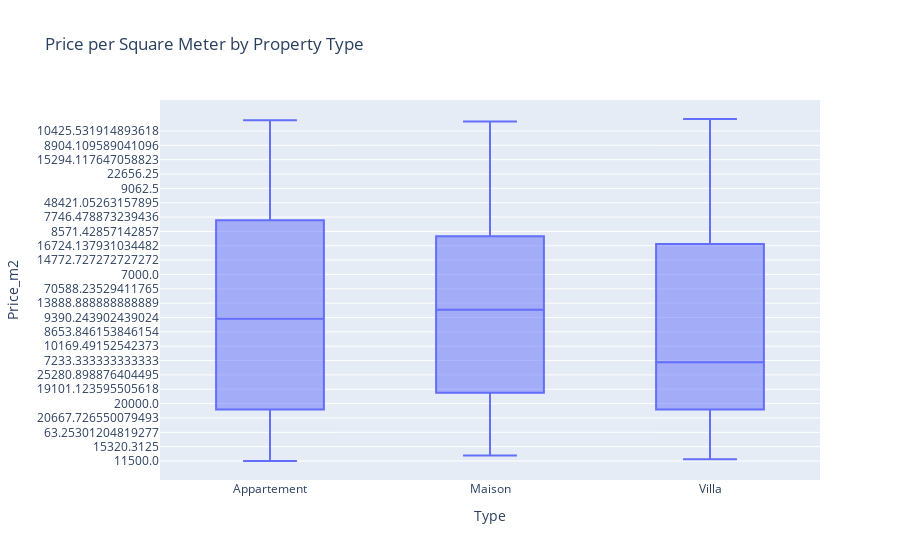

The notebook cell saved with this chart:
### Code cell
px.box(data1, x='Type', y='Price_m2', title='Price per Square Meter by Property Type').show()

### Figure 1 — Plotly figure (JSON) as saved in the notebook; plotly's stock layout.template omitted (floating-point values rounded to 4 significant figures; data arrays with more than 128 entries replaced by an {"elided": "..."} marker saying what was removed)
{"data": [{"alignmentgroup": "True", "hovertemplate": "Type=%{x}<br>Price_m2=%{y}<extra></extra>", "legendgroup": "", "marker": {"color": "#636efa"}, "name": "", "notched": false, "offsetgroup": "", "orientation": "v", "showlegend": false, "type": "box", "x": {"elided": "759 str values"}, "x0": " ", "xaxis": "x", "y": {"elided": "759 str values"}, "y0": " ", "yaxis": "y"}], "layout": {"boxmode": "group", "legend": {"tracegroupgap": 0}, "title": {"text": "Price per Square Meter by Property Type"}, "xaxis": {"anchor": "y", "domain": [0, 1], "title": {"text": "Type"}}, "yaxis": {"anchor": "x", "domain": [0, 1], "title": {"text": "Price_m2"}}}}
